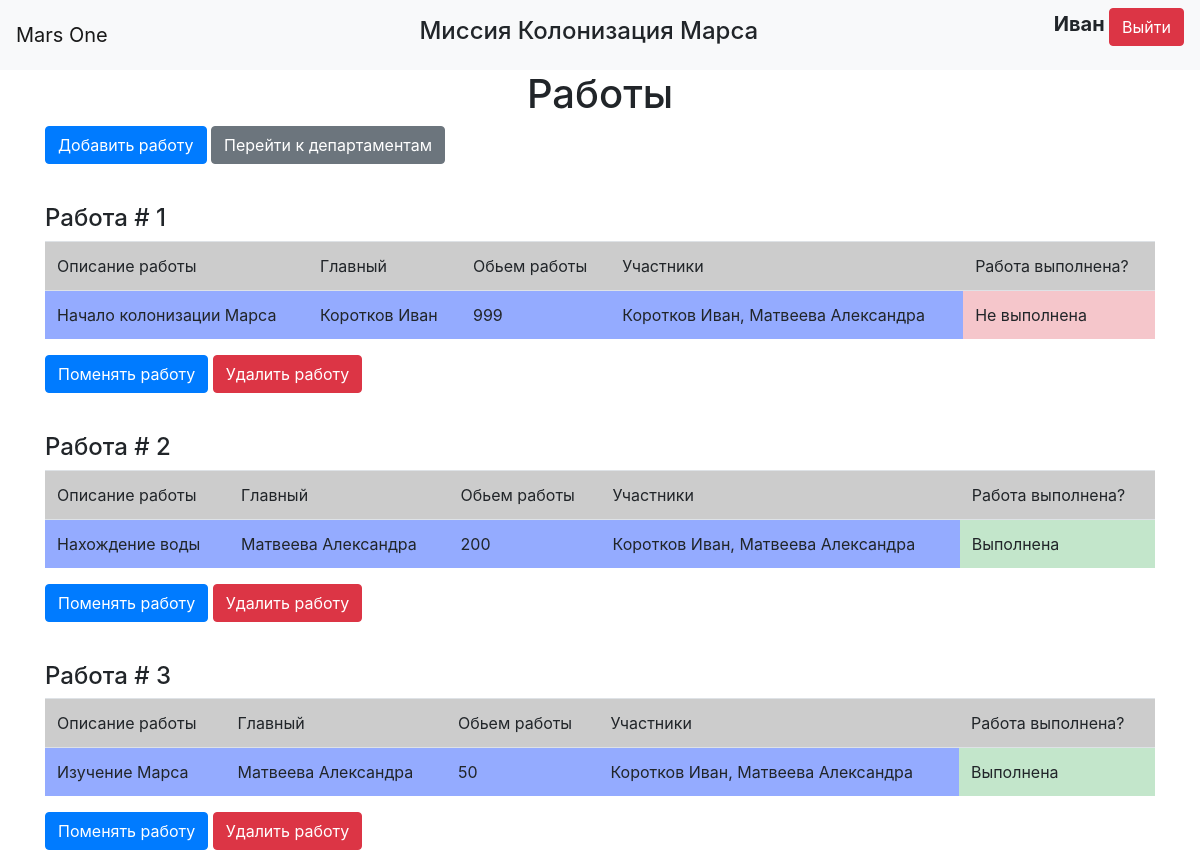
The page /jobs (signed in) on the database its author committed.
### data/users.py (models this page shows, shortened)
class User(SqlAlchemyBase, UserMixin, SerializerMixin):
    __tablename__ = 'users'
    id = sqlalchemy.Column(sqlalchemy.Integer,
                           primary_key=True, autoincrement=True)
    surname = sqlalchemy.Column(sqlalchemy.String, nullable=True)
    name = sqlalchemy.Column(sqlalchemy.String, nullable=True)
    age = sqlalchemy.Column(sqlalchemy.Integer, nullable=True)
    position = sqlalchemy.Column(sqlalchemy.String, nullable=True)
    speciality = sqlalchemy.Column(sqlalchemy.String, nullable=True)
    address = sqlalchemy.Column(sqlalchemy.String, nullable=True, default=f"module_{randint(0, 99)}")
    email = sqlalchemy.Column(sqlalchemy.String, unique=True, nullable=True)
    hashed_password = sqlalchemy.Column(sqlalchemy.String, nullable=True)
    modified_date = sqlalchemy.Column(sqlalchemy.DateTime, default=datetime.datetime.now)
    jobs = orm.relationship("Jobs", back_populates="user")

### data/jobs.py (models this page shows)
class Jobs(SqlAlchemyBase, SerializerMixin):
    __tablename__ = 'jobs'
    id = sqlalchemy.Column(sqlalchemy.Integer,
                           primary_key=True, autoincrement=True)
    team_leader = sqlalchemy.Column(sqlalchemy.Integer, sqlalchemy.ForeignKey("users.id"),
                                    nullable=True)
    job = sqlalchemy.Column(sqlalchemy.String, nullable=True)
    work_size = sqlalchemy.Column(sqlalchemy.Integer, nullable=True)
    collaborators = sqlalchemy.Column(sqlalchemy.String, nullable=True)
    start_date = sqlalchemy.Column(sqlalchemy.DateTime, default=datetime.datetime.now, nullable=True)
    end_date = sqlalchemy.Column(sqlalchemy.DateTime, nullable=True)
    is_finished = sqlalchemy.Column(sqlalchemy.Boolean, nullable=True)
    creator = sqlalchemy.Column(sqlalchemy.Integer)
    user = orm.relationship('User')

### main.py (the view)
@app.route("/jobs")
@login_required
def jobs():
    dbs = db_session.create_session()
    if current_user.id != 1:
        jobs = dbs.query(Jobs).filter((Jobs.collaborators.like(f'% {current_user.id}%')) |
                                      (Jobs.collaborators.like(f'%{current_user.id},%')) |
                                      (Jobs.collaborators == str(current_user.id)) |
                                      (Jobs.creator == current_user.id))
    else:
        jobs = dbs.query(Jobs)
    return render_template("jobs.html", jobs=jobs,
                           teams=[", ".join(get_users(job, dbs)) for job in jobs],
                           title="Работы")

### data/db_session.py (called while the page is built)
def create_session() -> Session:
    global __factory
    return __factory()

### main.py (called while the page is built)
@login_manager.user_loader
def load_user(user_id):
    db_sess = db_session.create_session()
    return db_sess.query(User).get(user_id)

def get_users(storage, dbs):
    users = []
    for u_id in storage.collaborators.split(", "):
        try:
            ans = dbs.query(User).filter(User.id == int(u_id)).first()
            users.append(f"{ans.surname} {ans.name}")
        except (AttributeError, ValueError):
            users.append("Неизвестно Кто")
    return users

### templates/jobs.html
{% extends "base.html" %}
{% block content %}
{% if jobs %}
    <h1 class="center">Работы</h1>
    <p>
        <a class="btn btn-primary" href="/add_job">Добавить работу</a>
        <a class="btn btn-secondary" href="/departments">Перейти к департаментам</a>
    </p>
{% else %}
    <h1 class="center">Нет работ</h1>
    <p class="center">
        <a class="btn btn-primary" href="/add_job">Добавить работу</a>
        <a class="btn btn-secondary" href="/departments">Перейти к департаментам</a>
    </p>
{% endif %}
{% for job in jobs %}
    <br>
    <h4>Работа # {{loop.index}}</h4>
    <table class="table">
        <tr bgcolor="#ccc">
            <td>Описание работы</td>
            <td>Главный</td>
            <td>Обьем работы</td>
            <td>Участники</td>
            <td>Работа выполнена?</td>
        </tr>
        <tr bgcolor="#94abff">
            <td>{{ job.job }}</td>
            <td>{% if job.user %} {{ job.user.surname }} {{job.user.name}} {% else %}Неизвестно Кто{% endif %}</td>
            <td>{{ job.work_size }}</td>
            <td>{{ teams[loop.index - 1] }}</td>
            {% if job.is_finished %}
                <td class="table-success">Выполнена</td>
            {% else %}
                <td class="table-danger">Не выполнена</td>
            {% endif %}
        </tr>
    </table>
    {% if job.user %}
        {% set tema_leader = job.user.id %}
    {% else %}
        {% set tema_leader = 1 %}
    {% endif %}
    {% if current_user.id in (1, job.creator, team_leader) %}
    <p>
        <a class="btn btn-primary" href="/change_job/{{ job.id }}" >Поменять работу</a>
        <a class="btn btn-danger" href="/delete_job/{{ job.id }}" >Удалить работу</a>
    </p>
    {% endif %}
{% endfor %}
{% endblock %}

### templates/base.html (shortened to what this page needs)
<!doctype html>
<html lang="en">
<head>
    <link rel="stylesheet"
          href="https://stackpath.bootstrapcdn.com/bootstrap/4.4.1/css/bootstrap.min.css"
>
    <link rel="stylesheet" type="text/css" href="{{ url_for('static', filename='css/style.css') }}" />
</head>
<body>
<header>
    <nav class="navbar navbar-light bg-light">
        <a class="navbar-brand">Mars One</a>
        <h4 class="center">Миссия Колонизация Марса</h4>
        {% if current_user.is_authenticated %}
            <p>
                <a class="bold">{{ current_user.name }}</a>
                <a class="btn btn-danger" href="/logout">Выйти</a>
            </p>
        {% else %}
            <p>
                <a class="btn btn-primary" href="/register">Зарегистрироваться</a>
                <a class="btn btn-success" href="/login">Войти</a>
            </p>
        {% endif %}
    </nav>
</header>
<main role="main" class="container">
    {% block content %}{% endblock %}
</main>
</body>
</html>

### static/css/style.css (style rules this page uses)
.center { text-align: center; }
.bold { font-size: 20px; font-weight: bold; }

### rows shown on the page
User: name "Иван"
Jobs: job "Начало колонизации Марса", user.surname "Коротков", user.name "Иван", work_size "999", teams "Коротков Иван, Матвеева Александра", is_finished "Не выполнена"
Jobs: job "Нахождение воды", user.surname "Матвеева", user.name "Александра", work_size "200", teams "Коротков Иван, Матвеева Александра", is_finished "Выполнена"
Jobs: job "Изучение Марса", user.surname "Матвеева", user.name "Александра", work_size "50", teams "Коротков Иван, Матвеева Александра", is_finished "Выполнена"
